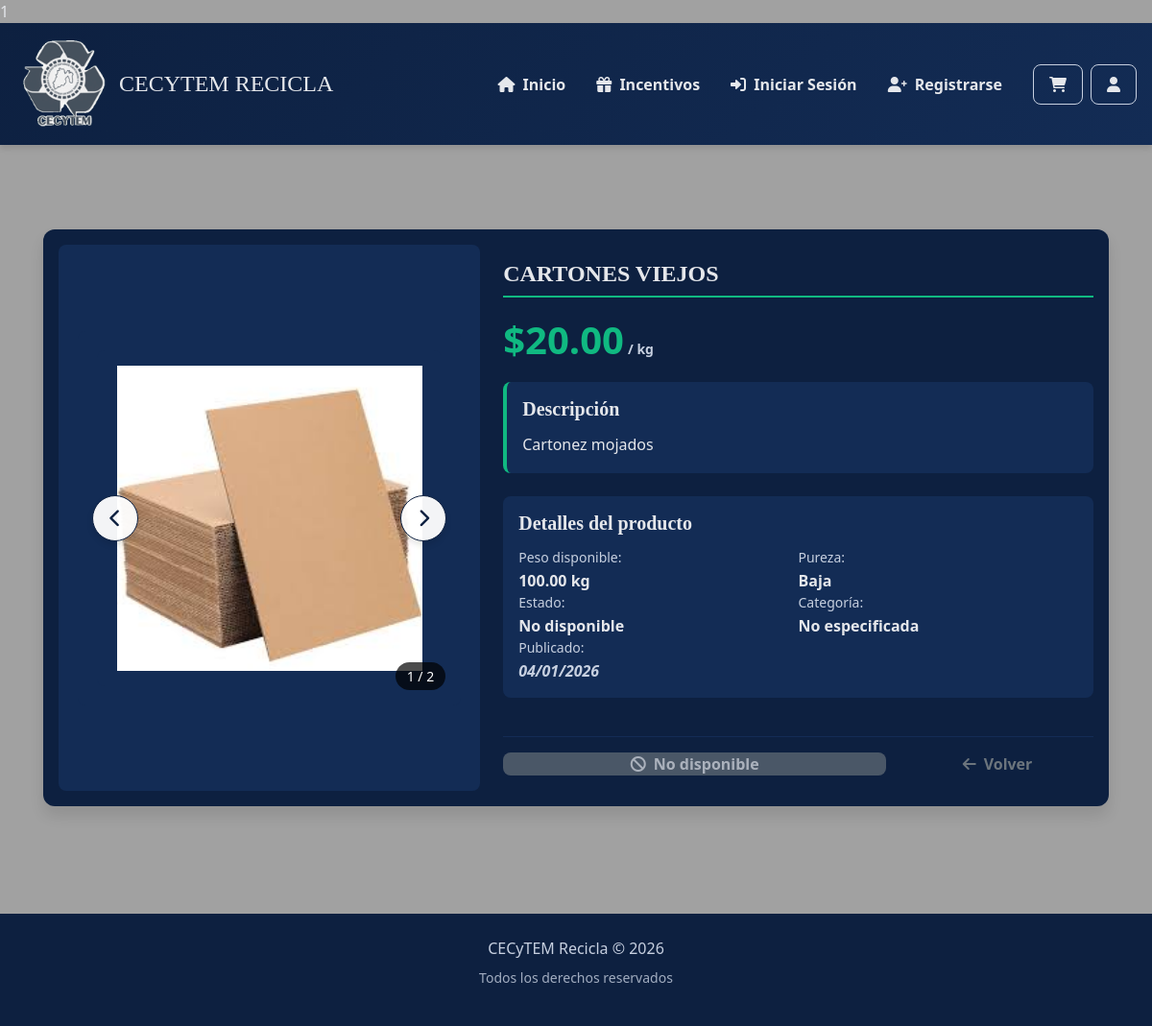
/producto/9/, run on the app's committed database.
### applications/MarketPlace/models.py (models this page shows, shortened)
class ImagenProducto(models.Model):
    id_imagen = models.AutoField(primary_key=True)
    id_producto = models.ForeignKey(Producto, on_delete=models.CASCADE, related_name="imagenes")
    imagen = models.ImageField(upload_to="productos/")
    orden = models.IntegerField()
    class Meta:
        verbose_name = 'Imagen de producto'
        verbose_name_plural = 'Imágenes de productos'
        ordering = ['id_producto', 'orden']
        unique_together = ['id_producto', 'orden']

class Producto(models.Model):
    PUREZA = [
        ('alta', 'Alta'),
        ('media', 'Media'),
        ('baja', 'Baja'),
    ]
    ESTADO = [
        ('disponible', 'Disponible'),
        ('no_disponible', 'No disponible'),
    ]
    id_producto = models.AutoField(primary_key=True)
    id_usuario = models.ForeignKey(Usuario, on_delete=models.CASCADE)
    id_categoria = models.ForeignKey(Categoria, on_delete=models.CASCADE)
    nombre = models.CharField(max_length=50, blank=True, null=True)
    descripcion = models.TextField(blank=True, null=True)
    precio_kg = models.DecimalField(max_digits=10, decimal_places=2)
    peso_disponible_kg = models.DecimalField(max_digits=10, decimal_places=2)
    pureza = models.CharField(max_length=5, choices=PUREZA)
    estado = models.CharField(max_length=15, choices=ESTADO)
    fecha_publicacion = models.DateTimeField(auto_now_add=True)
    class Meta:
        verbose_name = 'Producto'
        verbose_name_plural = 'Productos'
        ordering = ['-fecha_publicacion']
        indexes = [
            models.Index(fields=['estado']),
            models.Index(fields=['pureza']),
            models.Index(fields=['precio_kg']),
            models.Index(fields=['id_categoria']),
            models.Index(fields=['fecha_publicacion']),
        ]
        constraints = [
            models.CheckConstraint(
                check=models.Q(precio_kg__gte=0),
                name='precio_positivo'
            ),
            models.CheckConstraint(
                check=models.Q(peso_disponible_kg__gte=0),
                name='peso_positivo'
            ),
        ]

### applications/MarketPlace/views.py (the view)
# urls.py: path('producto/<int:pk>/', ProductoDetailView.as_view(), name='producto_detail'),
class ProductoDetailView(DetailView):
    model = Producto
    template_name = "Marketplace/producto_detalle.html"
    context_object_name = "producto"
    def get_context_data(self, **kwargs):
        context = super().get_context_data(**kwargs)
        context["imagenes"] = ImagenProducto.objects.filter(id_producto=self.object)
        return context

### Templates/Marketplace/producto_detalle.html (shortened to what this page needs)
{% extends './navegación.html' %}
{% block pag %}
<section class="detalle-wrapper">
    <div class="detalle-panel">
        <div class="card detalle-card">
            <div class="detalle-imagen">
                {% if imagenes %}
                    <div class="carousel-simple">
                        <div class="carousel-main-img">
                            <img id="imagen-principal"
                                 src="{{ imagenes.first.imagen.url }}"
                                 alt="{{ producto.nombre }}"
                                 class="detalle-img-main"
                                 loading="lazy">
                            {% if imagenes|length > 1 %}
                                <button class="carousel-arrow prev detalle-prev-btn" onclick="cambiarImagenPrev()">
                                    <i class="fas fa-chevron-left"></i>
                                </button>
                                <button class="carousel-arrow next detalle-next-btn" onclick="cambiarImagenNext()">
                                    <i class="fas fa-chevron-right"></i>
                                </button>
                                <div class="image-counter detalle-image-counter">
                                    <span id="current-index">1</span> / {{ imagenes|length }}
                                </div>
                            {% endif %}
                        </div>
                    </div>
                {% else %}
                    <div class="sin-imagen detalle-no-image">
                        <i class="fas fa-image"></i>
                        <span>Sin imagen disponible</span>
                    </div>
                {% endif %}
            </div>
            <div class="detalle-info">
                <h1 class="detalle-titulo">{{ producto.nombre }}</h1>
                <p class="detalle-precio">
                    <span class="detalle-price-main">${{ producto.precio_kg }}</span>
                    <span class="precio-unidad">/ kg</span>
                </p>
                <div class="detalle-descripcion-container">
                    <h3 class="detalle-subtitle">Descripción</h3>
                    <p class="detalle-descripcion">
                        {{ producto.descripcion|default:"No hay descripción disponible" }}
                    </p>
                </div>
                <div class="detalle-datos">
                    <h3 class="detalle-subtitle">Detalles del producto</h3>
                    <div class="detalle-datos-grid">
                        <div class="detalle-dato-item">
                            <span class="detalle-dato-label">Peso disponible:</span>
                            <span class="detalle-dato-value">{{ producto.peso_disponible_kg }} kg</span>
                        </div>
                        <div class="detalle-dato-item">
                            <span class="detalle-dato-label">Pureza:</span>
                            <span class="detalle-dato-value">{{ producto.get_pureza_display }}</span>
                        </div>
                        <div class="detalle-dato-item">
                            <span class="detalle-dato-label">Estado:</span>
                            <span class="detalle-dato-value">{{ producto.get_estado_display }}</span>
                        </div>
                        <div class="detalle-dato-item">
                            <span class="detalle-dato-label">Categoría:</span>
                            <span class="detalle-dato-value">{{ producto.categoria.nombre|default:"No especificada" }}</span>
                        </div>
                        <div class="detalle-dato-item">
                            <span class="detalle-dato-label">Publicado:</span>
                            <span class="detalle-dato-value detalle-fecha">{{ producto.fecha_publicacion|date:"d/m/Y" }}</span>
                        </div>
                    </div>
                </div>
                <div class="detalle-acciones">
                    {% if producto.estado == 'disponible' %}
                    <form method="POST" action="{% url 'agregar_al_carrito' producto.id_producto %}" class="d-inline">
                        {% csrf_token %}
                        <input type="hidden" name="next" value="detalle">
                        <div class="input-group mb-3" style="max-width: 200px;">
                            <input type="number"
                                name="cantidad"
                                value="1"
                                min="0.5"
                                max="{{ producto.peso_disponible_kg }}"
                                step="0.5"
                                class="form-control"
                                style="border-right: 0;">
                            <span class="input-group-text">kg</span>
                        </div>
                        <button type="submit" class="btn btn-primary detalle-btn-cart">
                            <i class="fas fa-cart-plus me-2"></i> Añadir al carrito
                        </button>
                    </form>
                    {% else %}
                    <button class="btn btn-secondary detalle-btn-cart" disabled>
                        <i class="fas fa-ban me-2"></i> No disponible
                    </button>
                    {% endif %}
                    <a href="{% url 'home' %}" class="btn btn-outline-secondary detalle-btn-back">
                        <i class="fas fa-arrow-left me-2"></i> Volver
                    </a>
                </div>
            </div>
        </div>
    </div>
</section>
{% endblock %}

### data on the page
ImagenProducto: first.imagen (picture)
Producto: nombre "CARTONES VIEJOS", precio_kg "20.00", descripcion "Cartonez mojados", peso_disponible_kg "100.00", pureza "Baja", estado "No disponible", fecha_publicacion "04/01/2026"

### other printed values
{{ imagenes|length }} "2"
{{ producto.categoria.nombre|default:"No especificada" }} "No especificada"
